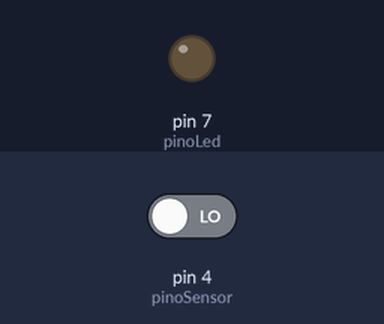
Recording of a sketch running on a simulated Arduino Uno, built with avr-gcc and run on an emulated ATmega328P. On the bench: output pins drawn as LEDs (lit = HIGH). The test bench sets the inputs (shaded band); at power-on: pin 4 (pinoSensor) LOW.

Above: at 1.2 s.
1.3 s: pin 4 (pinoSensor) driven HIGH
At 3.7 s:
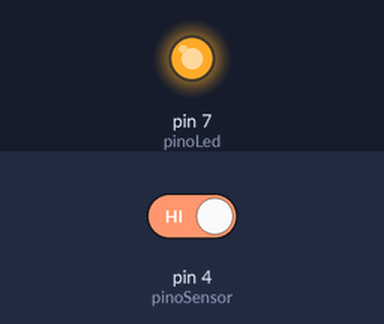
4.3 s: pin 4 (pinoSensor) driven LOW
At 4.9 s:
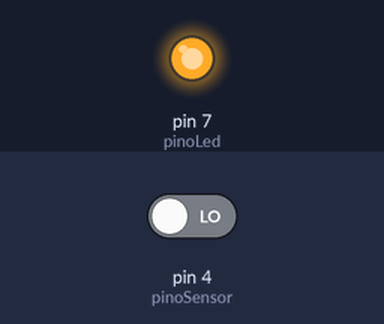
Timing chart, 0 to 7.3 s (numbered marks = the images above; inputs shaded):
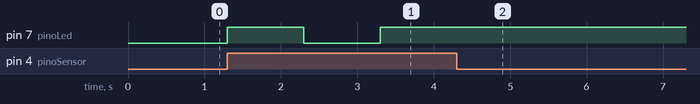

Measured:
- after the input at 1.3 s, pin 7 (pinoLed): LOW → HIGH at once, → LOW 1.0 s later, → HIGH 1.0 s later
- after the input at 4.3 s, pin 7 (pinoLed): stops changing and stays HIGH

The sketch:

Sensor_de_som.ino
```cpp
/*int Led = 12;
int Sensor = 3;
int estadoSensor;

void setup()
{
  pinMode(Sensor,INPUT);
  pinMode(Led,INPUT);
}

void loop()
{
 if(digitalRead(Sensor)==LOW)
 {
  estadoSensor = digitalRead(Led);
  digitalWrite(Led,!estadoSensor);
  delay(250);
 }
}*/


int pinoLed = 7; //PINO DIGITAL UTILIZADO PELO LED
int pinoSensor = 4; //PINO DIGITAL UTILIZADO PELO SENSOR
bool estadoSensor; //VARIÁVEL QUE ARMAZENA O ESTADO DA SAÍDA DO SENSOR (HIGH / LOW)

void setup(){
  pinMode(pinoSensor, INPUT); //DEFINE O PINO COMO ENTRADA
  pinMode(pinoLed, OUTPUT); //DEFINE O PINO COMO SAÍDA
}

void loop()
{
  if (digitalRead(pinoSensor) == HIGH)
     {
      estadoSensor = digitalRead(pinoLed); //LÊ O ESTADO ATUAL DO PINO E ARMAZENA NA VARIÁVEL
      digitalWrite(pinoLed,!estadoSensor); //MUDA O ESTADO ATUAL DO LED COMPARANDO COM O ESTADO
      //ARMAZENADO NA VARIÁVEL estadoSensor
      delay(1000); //INTERVALO DE 500 MILISSEGUNDOS
      }

}
```
